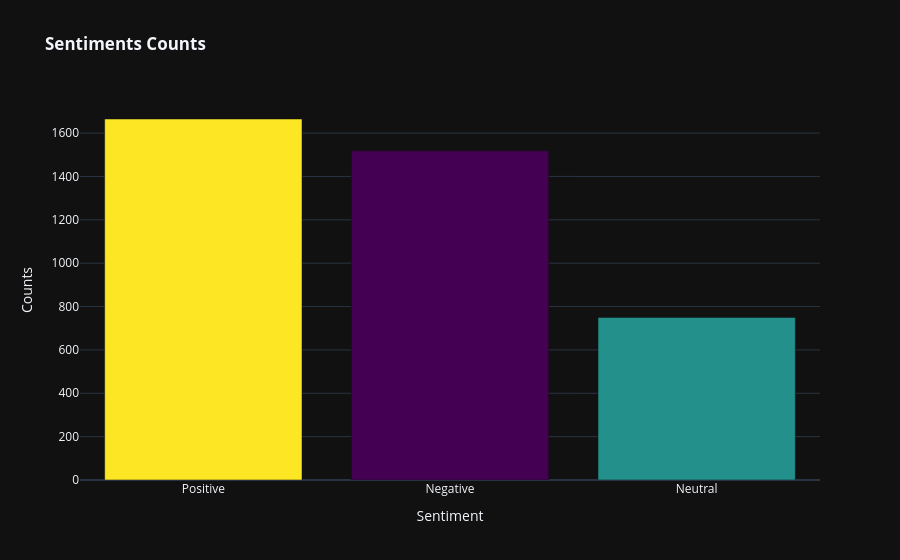

The cell this chart's notebook holds for it:
### Code cell
import matplotlib as plt
import plotly.express as px
import plotly.offline as pyo
import plotly.graph_objects as go

df_counts = train_df['new_sentiment'].value_counts().reset_index()
df_counts.columns = ['sentiment_value', 'counts']

# 2. Map the integer values to strings explicitly
label_map = {-1: 'Negative', 0: 'Neutral', 1: 'Positive'}
df_counts['label'] = df_counts['sentiment_value'].map(label_map)

# 3. Plot using the DataFrame columns
# This ensures color '1' always stays with 'Positive', etc.
fig = px.bar(df_counts, 
             x='label', 
             y='counts',
             color='sentiment_value',
             color_continuous_scale='Viridis', # Or your Dark24 sequence
             title='<b>Sentiments Counts</b>')

fig.update_layout(xaxis_title='Sentiment',
                  yaxis_title='Counts',
                  template='plotly_dark',
                  coloraxis_showscale=False) # Hides the color bar on the right

fig.show()
pyo.plot(fig, filename='Sentiments_Counts.html', auto_open=True)

### Figure 1 — Plotly figure (JSON) as saved in the notebook; plotly's stock layout.template omitted (floating-point values rounded to 4 significant figures)
{"data": [{"hovertemplate": "label=%{x}<br>counts=%{y}<br>sentiment_value=%{marker.color}<extra></extra>", "legendgroup": "", "marker": {"color": [1, -1, 0], "coloraxis": "coloraxis", "pattern": {"shape": ""}}, "name": "", "orientation": "v", "showlegend": false, "textposition": "auto", "type": "bar", "x": ["Positive", "Negative", "Neutral"], "xaxis": "x", "y": [1665, 1518, 750], "yaxis": "y"}], "layout": {"barmode": "relative", "coloraxis": {"colorbar": {"title": {"text": "sentiment_value"}}, "colorscale": [[0, "#440154"], [0.1111, "#482878"], [0.2222, "#3e4989"], [0.3333, "#31688e"], [0.4444, "#26828e"], [0.5556, "#1f9e89"], [0.6667, "#35b779"], [0.7778, "#6ece58"], [0.8889, "#b5de2b"], [1, "#fde725"]], "showscale": false}, "legend": {"tracegroupgap": 0}, "title": {"text": "<b>Sentiments Counts</b>"}, "xaxis": {"anchor": "y", "domain": [0, 1], "title": {"text": "Sentiment"}}, "yaxis": {"anchor": "x", "domain": [0, 1], "title": {"text": "Counts"}}}}
